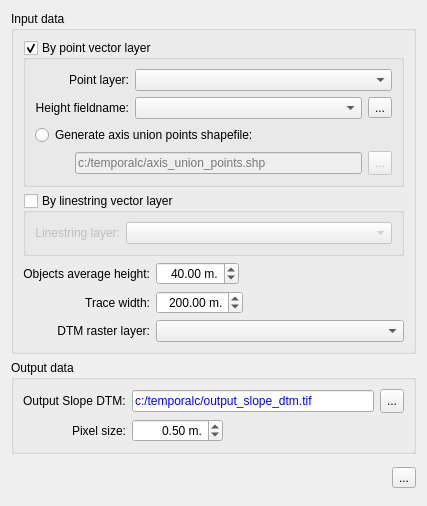
<?xml version="1.0" encoding="UTF-8"?>
<ui version="4.0">
 <class>VirtualSlopeDtmTool</class>
 <widget class="QDialog" name="VirtualSlopeDtmTool">
  <property name="geometry">
   <rect>
    <x>0</x>
    <y>0</y>
    <width>427</width>
    <height>503</height>
   </rect>
  </property>
  <property name="windowTitle">
   <string>Virtual Slope DTM tool</string>
  </property>
  <property name="windowIcon">
   <iconset>
    <normaloff>:/plugins/pflip_uav_pafyc/icons/mdt32x32.png</normaloff>:/plugins/pflip_uav_pafyc/icons/mdt32x32.png</iconset>
  </property>
  <layout class="QGridLayout" name="gridLayout_8">
   <item row="0" column="0">
    <widget class="QgsCollapsibleGroupBox" name="mGroupBox_inputData">
     <property name="title">
      <string>Input data</string>
     </property>
     <layout class="QGridLayout" name="gridLayout_5">
      <item row="0" column="0">
       <widget class="QgsCollapsibleGroupBox" name="mGroupBox_pointVectorLayer">
        <property name="title">
         <string>By point vector layer</string>
        </property>
        <property name="checkable">
         <bool>true</bool>
        </property>
        <layout class="QGridLayout" name="gridLayout_2">
         <item row="0" column="0">
          <layout class="QGridLayout" name="gridLayout" columnstretch="0,10">
           <item row="1" column="1">
            <layout class="QHBoxLayout" name="horizontalLayout">
             <item>
              <widget class="QComboBox" name="comboBox_heightFieldname"/>
             </item>
             <item>
              <widget class="QToolButton" name="toolButton_assignHeight">
               <property name="toolTip">
                <string>Assign height</string>
               </property>
               <property name="text">
                <string>...</string>
               </property>
               <property name="icon">
                <iconset resource="../resources.qrc">
                 <normaloff>:/plugins/pflip_uav_pafyc/icons/insert_table_col.png</normaloff>:/plugins/pflip_uav_pafyc/icons/insert_table_col.png</iconset>
               </property>
               <property name="iconSize">
                <size>
                 <width>24</width>
                 <height>24</height>
                </size>
               </property>
              </widget>
             </item>
            </layout>
           </item>
           <item row="0" column="1">
            <widget class="QgsMapLayerComboBox" name="mMapLayerComboBox_pointVectorLayer"/>
           </item>
           <item row="0" column="0">
            <widget class="QLabel" name="label_5">
             <property name="text">
              <string>Point layer:</string>
             </property>
             <property name="alignment">
              <set>Qt::AlignRight|Qt::AlignTrailing|Qt::AlignVCenter</set>
             </property>
            </widget>
           </item>
           <item row="1" column="0">
            <widget class="QLabel" name="label_4">
             <property name="text">
              <string>Height fieldname:</string>
             </property>
             <property name="alignment">
              <set>Qt::AlignRight|Qt::AlignTrailing|Qt::AlignVCenter</set>
             </property>
            </widget>
           </item>
          </layout>
         </item>
         <item row="1" column="0">
          <layout class="QHBoxLayout" name="horizontalLayout_8">
           <item>
            <widget class="QRadioButton" name="radioButton_generateAxisUnionPointShp">
             <property name="text">
              <string>Generate axis union points shapefile:</string>
             </property>
            </widget>
           </item>
           <item>
            <spacer name="horizontalSpacer_4">
             <property name="orientation">
              <enum>Qt::Horizontal</enum>
             </property>
             <property name="sizeHint" stdset="0">
              <size>
               <width>40</width>
               <height>20</height>
              </size>
             </property>
            </spacer>
           </item>
          </layout>
         </item>
         <item row="2" column="0">
          <layout class="QHBoxLayout" name="horizontalLayout_7" stretch="0,10,0">
           <item>
            <spacer name="horizontalSpacer_5">
             <property name="orientation">
              <enum>Qt::Horizontal</enum>
             </property>
             <property name="sizeHint" stdset="0">
              <size>
               <width>40</width>
               <height>20</height>
              </size>
             </property>
            </spacer>
           </item>
           <item>
            <widget class="QLineEdit" name="lineEdit_pathOutputAxisUnionPointsShp">
             <property name="enabled">
              <bool>false</bool>
             </property>
             <property name="palette">
              <palette>
               <active>
                <colorrole role="Text">
                 <brush brushstyle="SolidPattern">
                  <color alpha="255">
                   <red>0</red>
                   <green>0</green>
                   <blue>255</blue>
                  </color>
                 </brush>
                </colorrole>
               </active>
               <inactive>
                <colorrole role="Text">
                 <brush brushstyle="SolidPattern">
                  <color alpha="255">
                   <red>0</red>
                   <green>0</green>
                   <blue>255</blue>
                  </color>
                 </brush>
                </colorrole>
               </inactive>
               <disabled>
                <colorrole role="Text">
                 <brush brushstyle="SolidPattern">
                  <color alpha="255">
                   <red>120</red>
                   <green>120</green>
                   <blue>120</blue>
                  </color>
                 </brush>
                </colorrole>
               </disabled>
              </palette>
             </property>
             <property name="toolTip">
              <string>Ruta completa del fichero PDF de salida</string>
             </property>
             <property name="text">
              <string>c:/temporalc/axis_union_points.shp</string>
             </property>
            </widget>
           </item>
           <item>
            <widget class="QToolButton" name="toolButton_searchPathOutputAxisUnionPointsShp">
             <property name="enabled">
              <bool>false</bool>
             </property>
             <property name="minimumSize">
              <size>
               <width>24</width>
               <height>24</height>
              </size>
             </property>
             <property name="toolTip">
              <string>Establecer ruta fichero pdf de salida</string>
             </property>
             <property name="text">
              <string>...</string>
             </property>
             <property name="iconSize">
              <size>
               <width>24</width>
               <height>24</height>
              </size>
             </property>
            </widget>
           </item>
          </layout>
         </item>
        </layout>
       </widget>
      </item>
      <item row="1" column="0">
       <widget class="QgsCollapsibleGroupBox" name="mGroupBox_linestringVectorLayer">
        <property name="title">
         <string>By linestring vector layer</string>
        </property>
        <property name="checkable">
         <bool>true</bool>
        </property>
        <property name="checked">
         <bool>false</bool>
        </property>
        <layout class="QGridLayout" name="gridLayout_3">
         <item row="0" column="0">
          <layout class="QHBoxLayout" name="horizontalLayout_3" stretch="1,10">
           <item>
            <widget class="QLabel" name="label_2">
             <property name="text">
              <string>Linestring layer:</string>
             </property>
             <property name="alignment">
              <set>Qt::AlignRight|Qt::AlignTrailing|Qt::AlignVCenter</set>
             </property>
            </widget>
           </item>
           <item>
            <widget class="QgsMapLayerComboBox" name="mMapLayerComboBox_linestringVectorLayer"/>
           </item>
          </layout>
         </item>
        </layout>
       </widget>
      </item>
      <item row="2" column="0">
       <layout class="QGridLayout" name="gridLayout_4">
        <item row="0" column="0">
         <widget class="QLabel" name="label_3">
          <property name="text">
           <string>Objects average height:</string>
          </property>
          <property name="alignment">
           <set>Qt::AlignRight|Qt::AlignTrailing|Qt::AlignVCenter</set>
          </property>
         </widget>
        </item>
        <item row="1" column="0">
         <widget class="QLabel" name="label_6">
          <property name="text">
           <string>Trace width:</string>
          </property>
          <property name="alignment">
           <set>Qt::AlignRight|Qt::AlignTrailing|Qt::AlignVCenter</set>
          </property>
         </widget>
        </item>
        <item row="0" column="1">
         <layout class="QHBoxLayout" name="horizontalLayout_4" stretch="1,2">
          <item>
           <widget class="QgsDoubleSpinBox" name="mQgsDoubleSpinBox_objectAverageHeight">
            <property name="alignment">
             <set>Qt::AlignRight|Qt::AlignTrailing|Qt::AlignVCenter</set>
            </property>
            <property name="suffix">
             <string> m.</string>
            </property>
            <property name="maximum">
             <double>100.000000000000000</double>
            </property>
            <property name="value">
             <double>40.000000000000000</double>
            </property>
           </widget>
          </item>
          <item>
           <spacer name="horizontalSpacer_2">
            <property name="orientation">
             <enum>Qt::Horizontal</enum>
            </property>
            <property name="sizeHint" stdset="0">
             <size>
              <width>40</width>
              <height>20</height>
             </size>
            </property>
           </spacer>
          </item>
         </layout>
        </item>
        <item row="1" column="1">
         <layout class="QHBoxLayout" name="horizontalLayout_5" stretch="1,2">
          <item>
           <widget class="QgsDoubleSpinBox" name="mQgsDoubleSpinBox_traceWidth">
            <property name="alignment">
             <set>Qt::AlignRight|Qt::AlignTrailing|Qt::AlignVCenter</set>
            </property>
            <property name="suffix">
             <string> m.</string>
            </property>
            <property name="minimum">
             <double>1.000000000000000</double>
            </property>
            <property name="maximum">
             <double>1000.000000000000000</double>
            </property>
            <property name="value">
             <double>200.000000000000000</double>
            </property>
           </widget>
          </item>
          <item>
           <spacer name="horizontalSpacer_3">
            <property name="orientation">
             <enum>Qt::Horizontal</enum>
            </property>
            <property name="sizeHint" stdset="0">
             <size>
              <width>40</width>
              <height>20</height>
             </size>
            </property>
           </spacer>
          </item>
         </layout>
        </item>
        <item row="2" column="0">
         <widget class="QLabel" name="label">
          <property name="text">
           <string>DTM raster layer:</string>
          </property>
          <property name="alignment">
           <set>Qt::AlignRight|Qt::AlignTrailing|Qt::AlignVCenter</set>
          </property>
         </widget>
        </item>
        <item row="2" column="1">
         <widget class="QgsMapLayerComboBox" name="mMapLayerComboBox_DTMlayer"/>
        </item>
       </layout>
      </item>
     </layout>
    </widget>
   </item>
   <item row="1" column="0">
    <widget class="QgsCollapsibleGroupBox" name="mGroupBox_outputData">
     <property name="title">
      <string>Output data</string>
     </property>
     <layout class="QGridLayout" name="gridLayout_7">
      <item row="0" column="0">
       <layout class="QGridLayout" name="gridLayout_6">
        <item row="0" column="1">
         <layout class="QHBoxLayout" name="horizontalLayout_6" stretch="10,1">
          <item>
           <widget class="QLineEdit" name="lineEdit_pathOutputSlopeDTMfile">
            <property name="palette">
             <palette>
              <active>
               <colorrole role="Text">
                <brush brushstyle="SolidPattern">
                 <color alpha="255">
                  <red>0</red>
                  <green>0</green>
                  <blue>255</blue>
                 </color>
                </brush>
               </colorrole>
              </active>
              <inactive>
               <colorrole role="Text">
                <brush brushstyle="SolidPattern">
                 <color alpha="255">
                  <red>0</red>
                  <green>0</green>
                  <blue>255</blue>
                 </color>
                </brush>
               </colorrole>
              </inactive>
              <disabled>
               <colorrole role="Text">
                <brush brushstyle="SolidPattern">
                 <color alpha="255">
                  <red>120</red>
                  <green>120</green>
                  <blue>120</blue>
                 </color>
                </brush>
               </colorrole>
              </disabled>
             </palette>
            </property>
            <property name="toolTip">
             <string>Ruta completa del fichero PDF de salida</string>
            </property>
            <property name="text">
             <string>c:/temporalc/output_slope_dtm.tif</string>
            </property>
           </widget>
          </item>
          <item>
           <widget class="QToolButton" name="toolButton_searchPathOutputSlopeDTMFile">
            <property name="minimumSize">
             <size>
              <width>24</width>
              <height>24</height>
             </size>
            </property>
            <property name="toolTip">
             <string>Establecer ruta fichero pdf de salida</string>
            </property>
            <property name="text">
             <string>...</string>
            </property>
            <property name="iconSize">
             <size>
              <width>24</width>
              <height>24</height>
             </size>
            </property>
           </widget>
          </item>
         </layout>
        </item>
        <item row="0" column="0">
         <widget class="QLabel" name="label_7">
          <property name="text">
           <string>Output Slope DTM:</string>
          </property>
         </widget>
        </item>
        <item row="1" column="0">
         <widget class="QLabel" name="label_8">
          <property name="text">
           <string>Pixel size:</string>
          </property>
          <property name="alignment">
           <set>Qt::AlignRight|Qt::AlignTrailing|Qt::AlignVCenter</set>
          </property>
         </widget>
        </item>
        <item row="1" column="1">
         <layout class="QHBoxLayout" name="horizontalLayout_9" stretch="1,2">
          <item>
           <widget class="QgsDoubleSpinBox" name="mQgsDoubleSpinBox_pixelSize">
            <property name="alignment">
             <set>Qt::AlignRight|Qt::AlignTrailing|Qt::AlignVCenter</set>
            </property>
            <property name="suffix">
             <string> m.</string>
            </property>
            <property name="minimum">
             <double>0.050000000000000</double>
            </property>
            <property name="maximum">
             <double>2.000000000000000</double>
            </property>
            <property name="singleStep">
             <double>0.010000000000000</double>
            </property>
            <property name="value">
             <double>0.500000000000000</double>
            </property>
           </widget>
          </item>
          <item>
           <spacer name="horizontalSpacer_6">
            <property name="orientation">
             <enum>Qt::Horizontal</enum>
            </property>
            <property name="sizeHint" stdset="0">
             <size>
              <width>40</width>
              <height>20</height>
             </size>
            </property>
           </spacer>
          </item>
         </layout>
        </item>
       </layout>
      </item>
     </layout>
    </widget>
   </item>
   <item row="2" column="0">
    <layout class="QHBoxLayout" name="horizontalLayout_2">
     <item>
      <spacer name="horizontalSpacer">
       <property name="orientation">
        <enum>Qt::Horizontal</enum>
       </property>
       <property name="sizeHint" stdset="0">
        <size>
         <width>148</width>
         <height>35</height>
        </size>
       </property>
      </spacer>
     </item>
     <item>
      <widget class="QToolButton" name="toolButton_process">
       <property name="toolTip">
        <string>Process</string>
       </property>
       <property name="text">
        <string>...</string>
       </property>
       <property name="icon">
        <iconset resource="../resources.qrc">
         <normaloff>:/plugins/pflip_uav_pafyc/icons/processing.png</normaloff>:/plugins/pflip_uav_pafyc/icons/processing.png</iconset>
       </property>
       <property name="iconSize">
        <size>
         <width>32</width>
         <height>32</height>
        </size>
       </property>
      </widget>
     </item>
    </layout>
   </item>
  </layout>
 </widget>
 <customwidgets>
  <customwidget>
   <class>QgsCollapsibleGroupBox</class>
   <extends>QGroupBox</extends>
   <header>qgscollapsiblegroupbox.h</header>
   <container>1</container>
  </customwidget>
  <customwidget>
   <class>QgsDoubleSpinBox</class>
   <extends>QDoubleSpinBox</extends>
   <header>qgsdoublespinbox.h</header>
  </customwidget>
  <customwidget>
   <class>QgsMapLayerComboBox</class>
   <extends>QComboBox</extends>
   <header>qgsmaplayercombobox.h</header>
  </customwidget>
 </customwidgets>
 <tabstops>
  <tabstop>mGroupBox_inputData</tabstop>
  <tabstop>mGroupBox_pointVectorLayer</tabstop>
  <tabstop>mMapLayerComboBox_pointVectorLayer</tabstop>
  <tabstop>comboBox_heightFieldname</tabstop>
  <tabstop>toolButton_assignHeight</tabstop>
  <tabstop>radioButton_generateAxisUnionPointShp</tabstop>
  <tabstop>lineEdit_pathOutputAxisUnionPointsShp</tabstop>
  <tabstop>toolButton_searchPathOutputAxisUnionPointsShp</tabstop>
  <tabstop>mGroupBox_linestringVectorLayer</tabstop>
  <tabstop>mMapLayerComboBox_linestringVectorLayer</tabstop>
  <tabstop>mQgsDoubleSpinBox_objectAverageHeight</tabstop>
  <tabstop>mQgsDoubleSpinBox_traceWidth</tabstop>
  <tabstop>mMapLayerComboBox_DTMlayer</tabstop>
  <tabstop>mGroupBox_outputData</tabstop>
  <tabstop>lineEdit_pathOutputSlopeDTMfile</tabstop>
  <tabstop>toolButton_searchPathOutputSlopeDTMFile</tabstop>
  <tabstop>mQgsDoubleSpinBox_pixelSize</tabstop>
  <tabstop>toolButton_process</tabstop>
 </tabstops>
 <resources>
  <include location="../resources.qrc"/>
 </resources>
 <connections/>
</ui>
